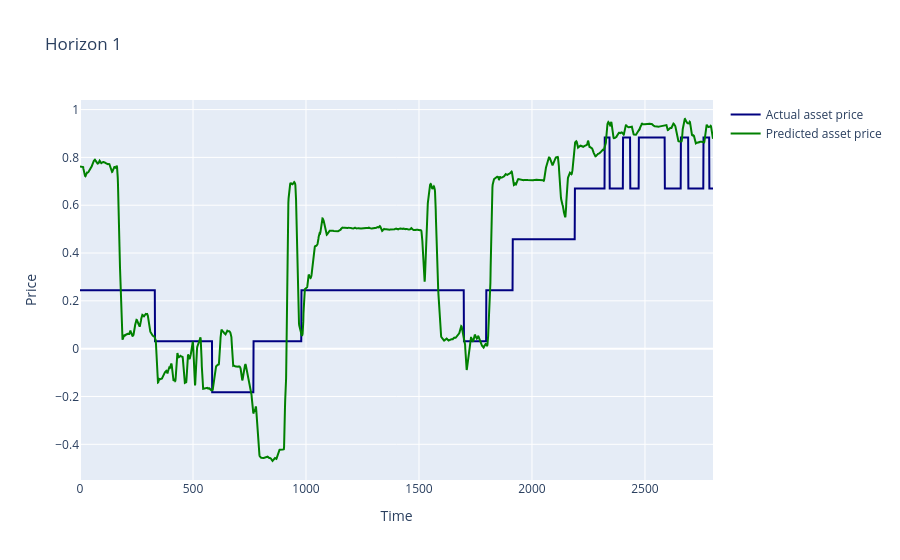

Notebook source saved alongside this figure:
### Code cell
true = []
pred = []

# Evaluate the model
with torch.no_grad():
    for inputs, labels in dataloader_test:
        inputs, labels = inputs.to(device), labels.to(device)
        outputs = model(inputs)
        true.append(labels.cpu().numpy())
        pred.append(outputs.cpu().numpy())

true = np.concatenate(true).reshape(-1, y_train.shape[1])
pred = np.concatenate(pred).reshape(-1, y_train.shape[1])

# Plot each dimension separately
for i in range(y_train.shape[1]):
    fig = go.Figure()
    fig.add_scatter(y=true[:,i], mode='lines', name= "Actual asset price", line_color = "navy")
    fig.add_scatter(y=pred[:,i], mode='lines', name= "Predicted asset price", line_color = "green")
    fig.update_layout(title = f"Horizon {shifts[i]}", xaxis_title = "Time", yaxis_title = "Price")
    fig.show()

### Figure 1 — Plotly figure (JSON) as saved in the notebook; plotly's stock layout.template omitted (floating-point values rounded to 4 significant figures; data arrays with more than 128 entries replaced by an {"elided": "..."} marker saying what was removed)
{"data": [{"line": {"color": "navy"}, "mode": "lines", "name": "Actual asset price", "type": "scatter", "y": {"elided": "2802 float values"}}, {"line": {"color": "green"}, "mode": "lines", "name": "Predicted asset price", "type": "scatter", "y": {"elided": "2802 float values"}}], "layout": {"autosize": true, "title": {"text": "Horizon 1"}, "xaxis": {"autorange": true, "range": [0, 2801], "title": {"text": "Time"}}, "yaxis": {"autorange": true, "range": [-0.5493, 1.04], "title": {"text": "Price"}, "type": "linear"}}}
